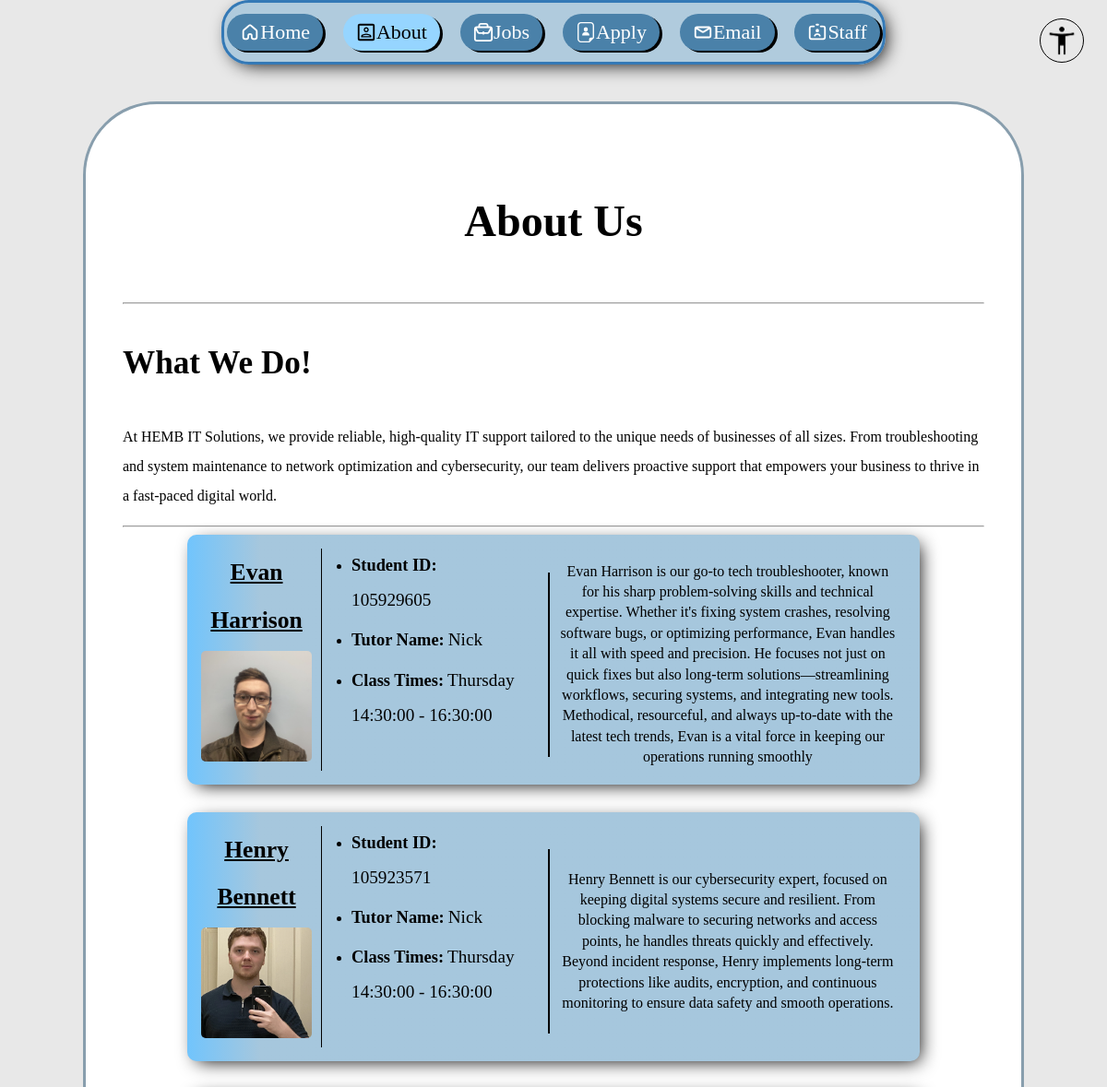
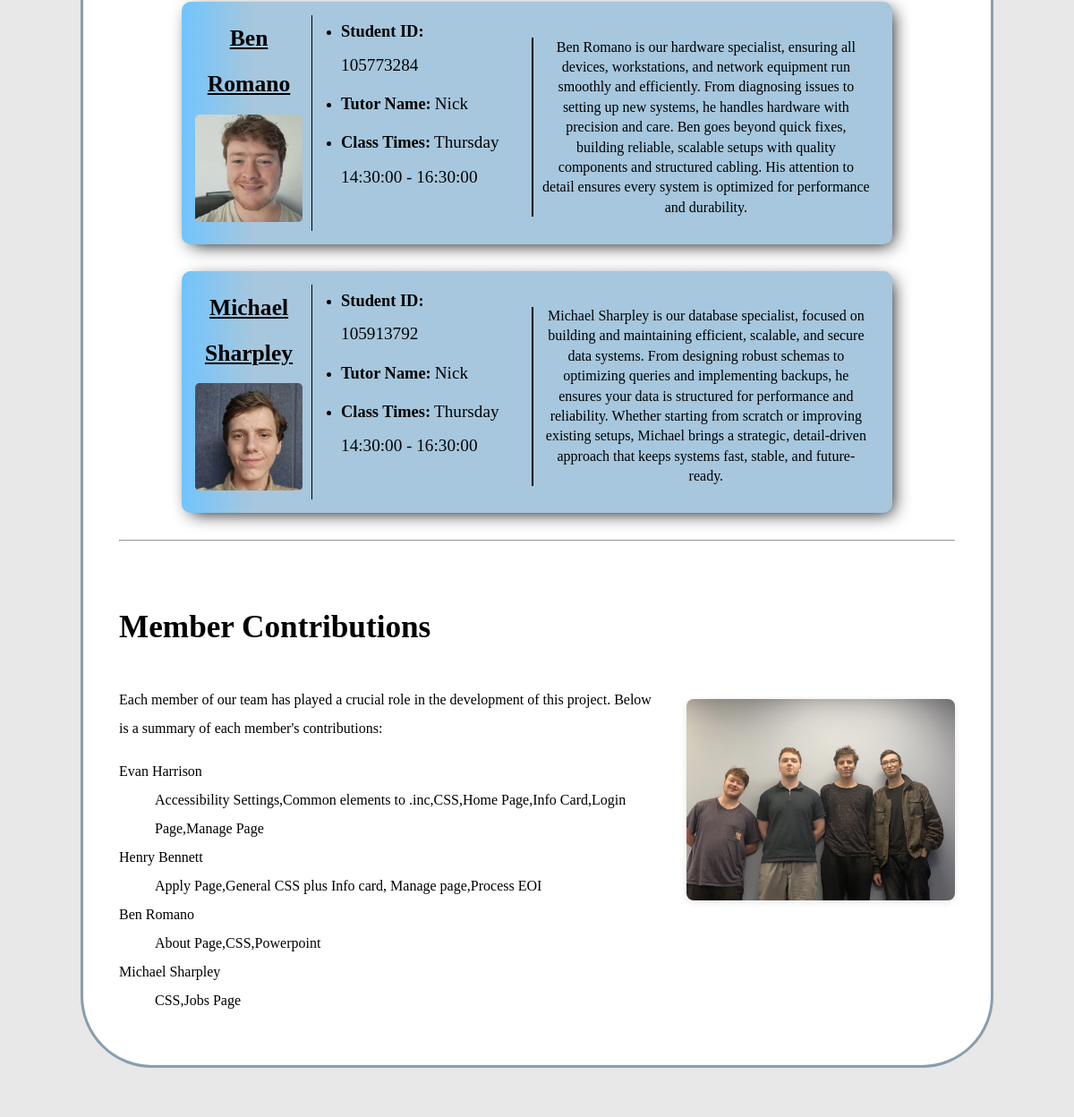
/about.php (upper part), run on an earlier commit of the app's database (2 pictures, top to bottom).
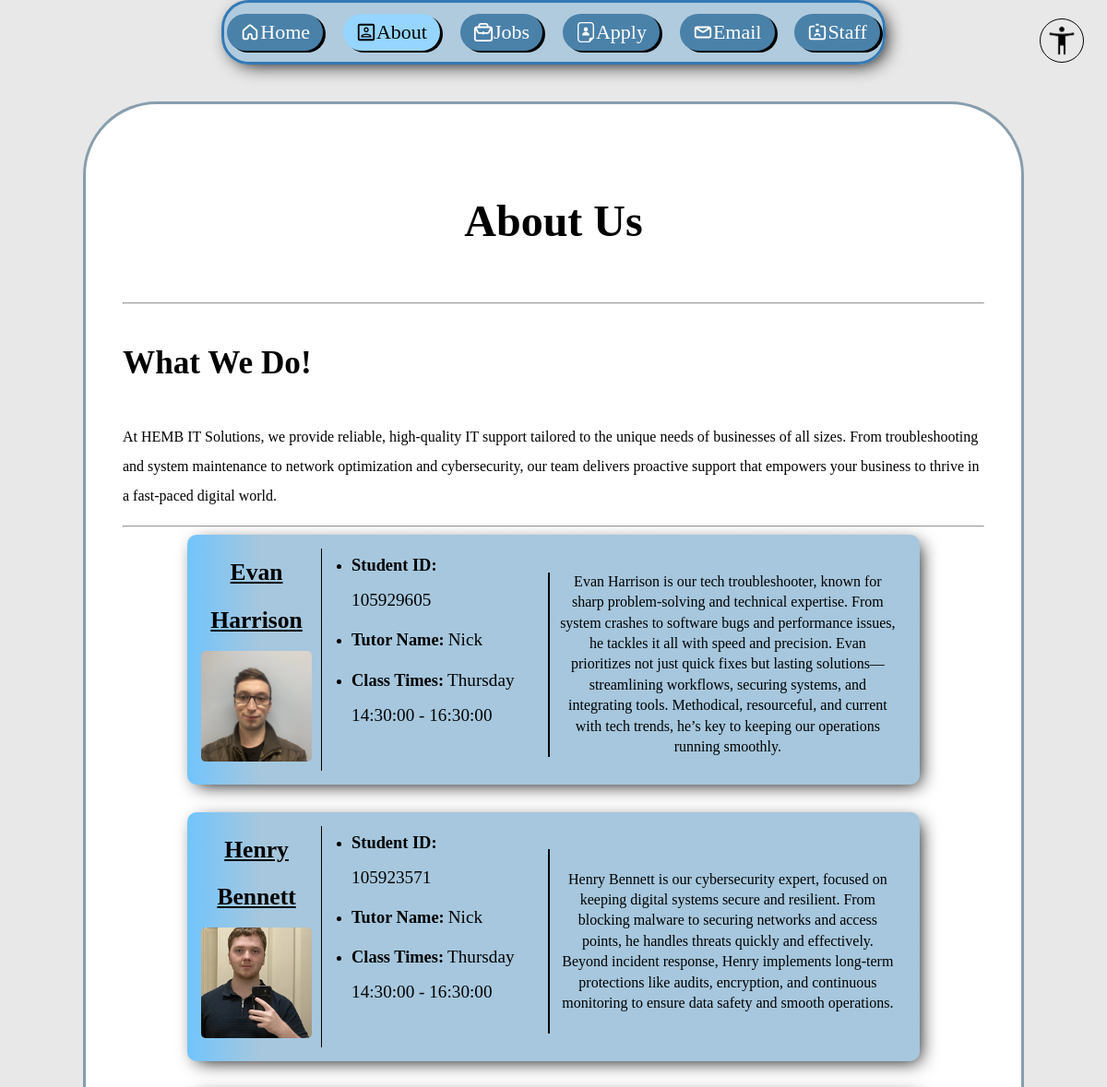
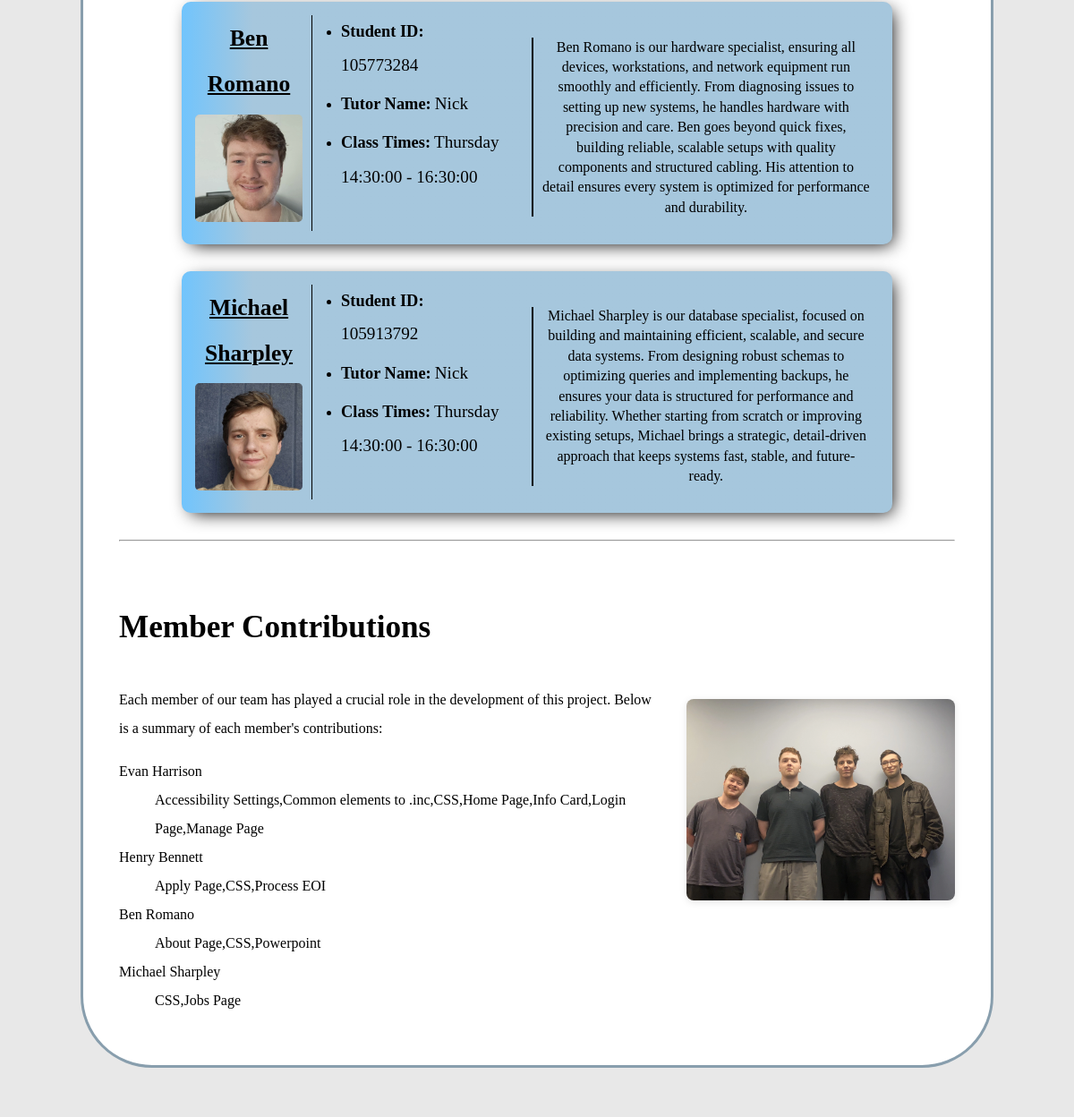
And on a later commit of the database (2 pictures, top to bottom).
### tables this page shows
CREATE TABLE `employees` (
  `ID` int(10) UNSIGNED NOT NULL COMMENT 'The employees ID',
  `First_name` varchar(100) NOT NULL COMMENT 'The Employees first name',
  `Last_name` varchar(100) NOT NULL COMMENT 'The Employees last name',
  `Student_ID` int(9) NOT NULL COMMENT 'The employees student ID',
  `Tutor_ID` int(11) UNSIGNED NOT NULL COMMENT 'The link to the tutor for this employee',
  `Class_Time_ID` int(11) UNSIGNED NOT NULL COMMENT 'The foreign key link to the class times',
  `Photo` varchar(255) NOT NULL COMMENT 'The file name for the photo of this employee',
  `Photo_Alt` varchar(255) NOT NULL COMMENT 'The Employees alternate description for the photo incase it doesn''t load or for accessibility reasons',
  `Description` text NOT NULL COMMENT 'The description of what this employee does for the company'
);

CREATE TABLE `tutors` (
  `Tutor_ID` int(11) UNSIGNED NOT NULL COMMENT 'The ID for a tutor',
  `Name` varchar(100) NOT NULL COMMENT 'The Name for that tutor'
);

CREATE TABLE `class_times` (
  `Class_Time_ID` int(11) UNSIGNED NOT NULL COMMENT 'The unique identifier of the class time',
  `Day` enum('Monday','Tuesday','Wednesday','Thursday','Friday') NOT NULL COMMENT 'The day when the class happens',
  `Start_Time` time NOT NULL COMMENT 'The time when the class starts',
  `End_Time` time NOT NULL COMMENT 'the time when class ends'
);

### about.php (the view, shortened to what this page needs)
<?php
require_once './php/settings.php';
$conn = new mysqli($host, $user, $pwd, $sql_db);
$query = "
SELECT
    e.*,
    t.Name               AS tutor_Name,
    ct.Day              AS class_time_Day,
    ct.Start_Time       AS class_start_time,
    ct.End_Time         AS class_end_time,
    GROUP_CONCAT(c.Contribution ORDER BY c.Contribution SEPARATOR ',') AS contributions
FROM employees AS e
    LEFT JOIN tutors AS t
        ON e.Tutor_ID = t.Tutor_ID
    LEFT JOIN class_times AS ct
        ON e.Class_Time_ID = ct.Class_Time_ID
    LEFT JOIN contributions AS c
        ON e.ID = c.Employee_ID
    GROUP BY e.ID;
";
$result = $conn->query($query);
?>
<!DOCTYPE html>
<html lang="en" class="<?php set_accessibility(); ?>">
<head>
    <link rel="stylesheet" href="./styles/styles.css" />
</head>
<body>
    <?php
        include './inc/accessibility.inc';
        include './inc/navigation.inc';
    ?>
        <main id="About_Main">
            <h1 id="about_us_heading">About Us</h1>
            <hr>
        <h2 class="about_us">What We Do!</h2>
        <p class="about_us">
            At HEMB IT Solutions, we provide reliable, high-quality IT support tailored to the unique needs of businesses of all sizes.
            From troubleshooting and system maintenance to network optimization and cybersecurity, our team delivers proactive support
            that empowers your business to thrive in a fast-paced digital world.
        </p>
        <hr />
        <div id="employee_info">
            <?php
            while ($row = $result->fetch_assoc()) {
                echo "<div class='employee_box main_section'>";
                echo "<div class='individual_employee'>";
                echo "<div class='title_image_and_list_flex_container'>";
                echo "<div class='title_image'>";
                echo "<h3>" . htmlspecialchars($row['First_name']) . " " . htmlspecialchars($row['Last_name']) . "</h3>";
                echo "<img class='individual_employee_photos' src='images/" . htmlspecialchars($row['Photo']) . "' alt='Front-facing picture of " . htmlspecialchars($row['First_name']) . ", one of the team members'>";
                echo "</div>";
                echo "<div class='info-section'>";
                echo "<ul>";
                echo "<li><strong>Student ID:</strong> <span class='info-value'>" . htmlspecialchars($row['Student_ID']) . "</span></li>";
                echo "<li><strong>Tutor Name:</strong> <span class='info-value'>" . htmlspecialchars($row['tutor_Name']) . "</span></li>";
                echo "<li><strong>Class Times:</strong> <span class='info-value'>" . htmlspecialchars($row['class_time_Day']) . " " . htmlspecialchars($row['class_start_time']) . " - " . htmlspecialchars($row['class_end_time']) . "</span></li>";
                echo "</ul>";
                echo "</div>";
                echo "</div>";
                echo "<div class='description_box'><p>" . htmlspecialchars($row['Description']) . "</p></div>";
                echo "</div>";
                echo "</div>";
            }
            ?>
        </div>
        <hr />
        <div class="contributions_flex_container">
            <section id="member_contributions">
                <h2>Member Contributions</h2>
                <p>Each member of our team has played a crucial role in the development of this project. Below is a summary of each member's contributions:</p>
                <dl>
                    <?php
                    $result = $conn->query($query);
                    while ($row = $result->fetch_assoc()) {
                        echo "<dt>" . htmlspecialchars($row['First_name']) . " " . htmlspecialchars($row['Last_name']) . "</dt>";
                        echo "<dd>" . htmlspecialchars($row['contributions']) . "</dd>";
                    }
                    ?>
                </dl>
            </section>
            <img id="Group_Photo" src="images/Group_Photo.webp" alt="A Photo of 4 people showing the developer team">
        </div>
        </main>
    </body>
</html>

What changed in the data, as far as the page shows it:
changed employees "Evan": Description "Evan Harrison is our go-to tech troubleshooter, known for his sharp problem-solving skills and technical expertise. Whether it's fixing system crashes, resolving software bugs, or optimizing performance, Evan handles it all with speed and precision. He focuses not just on quick fixes but also long-term solutions—streamlining workflows, securing systems, and integrating new tools. Methodical, resourceful, and always up-to-date with the latest tech trends, Evan is a vital force in keeping our operations running smoothly" → "Evan Harrison is our tech troubleshooter, known for sharp problem-solving and technical expertise. From system crashes to software bugs and performance issues, he tackles it all with speed and precision. Evan prioritizes not just quick fixes but lasting solutions—streamlining workflows, securing systems, and integrating tools. Methodical, resourceful, and current with tech trends, he’s key to keeping our operations running smoothly."
computed for employees "Henry": contributions "Apply Page,General CSS plus Info card, Manage page,Process EOI" → "Apply Page,CSS,Process EOI"
